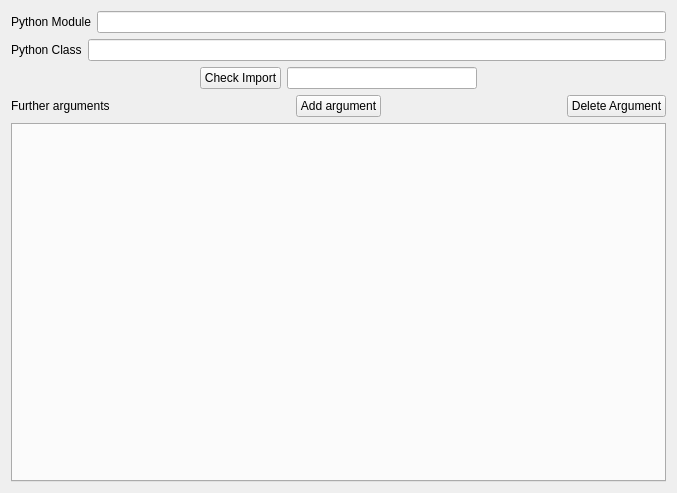
<?xml version="1.0" encoding="UTF-8"?>
<ui version="4.0">
 <class>Form</class>
 <widget class="QWidget" name="Form">
  <property name="geometry">
   <rect>
    <x>0</x>
    <y>0</y>
    <width>677</width>
    <height>493</height>
   </rect>
  </property>
  <property name="windowTitle">
   <string>Form</string>
  </property>
  <layout class="QVBoxLayout" name="verticalLayout">
   <item>
    <layout class="QHBoxLayout" name="horizontalLayout">
     <item>
      <widget class="QLabel" name="label">
       <property name="text">
        <string>Python Module</string>
       </property>
      </widget>
     </item>
     <item>
      <widget class="QLineEdit" name="module_edit_line"/>
     </item>
    </layout>
   </item>
   <item>
    <layout class="QHBoxLayout" name="horizontalLayout_2">
     <item>
      <widget class="QLabel" name="label_2">
       <property name="text">
        <string>Python Class</string>
       </property>
      </widget>
     </item>
     <item>
      <widget class="QLineEdit" name="class_edit_line"/>
     </item>
    </layout>
   </item>
   <item>
    <layout class="QHBoxLayout" name="horizontalLayout_4">
     <item>
      <spacer name="horizontalSpacer_3">
       <property name="orientation">
        <enum>Qt::Horizontal</enum>
       </property>
       <property name="sizeHint" stdset="0">
        <size>
         <width>40</width>
         <height>20</height>
        </size>
       </property>
      </spacer>
     </item>
     <item>
      <widget class="QPushButton" name="check_import_button">
       <property name="text">
        <string>Check Import</string>
       </property>
      </widget>
     </item>
     <item>
      <widget class="QLineEdit" name="lineEdit"/>
     </item>
     <item>
      <spacer name="horizontalSpacer_4">
       <property name="orientation">
        <enum>Qt::Horizontal</enum>
       </property>
       <property name="sizeHint" stdset="0">
        <size>
         <width>40</width>
         <height>20</height>
        </size>
       </property>
      </spacer>
     </item>
    </layout>
   </item>
   <item>
    <layout class="QHBoxLayout" name="horizontalLayout_3">
     <item>
      <widget class="QLabel" name="label_3">
       <property name="text">
        <string>Further arguments</string>
       </property>
      </widget>
     </item>
     <item>
      <spacer name="horizontalSpacer">
       <property name="orientation">
        <enum>Qt::Horizontal</enum>
       </property>
       <property name="sizeHint" stdset="0">
        <size>
         <width>40</width>
         <height>20</height>
        </size>
       </property>
      </spacer>
     </item>
     <item>
      <widget class="QPushButton" name="add_argument_button">
       <property name="text">
        <string>Add argument</string>
       </property>
      </widget>
     </item>
     <item>
      <spacer name="horizontalSpacer_2">
       <property name="orientation">
        <enum>Qt::Horizontal</enum>
       </property>
       <property name="sizeHint" stdset="0">
        <size>
         <width>40</width>
         <height>20</height>
        </size>
       </property>
      </spacer>
     </item>
     <item>
      <widget class="QPushButton" name="delete_argument_button">
       <property name="text">
        <string>Delete Argument</string>
       </property>
      </widget>
     </item>
    </layout>
   </item>
   <item>
    <widget class="QTabWidget" name="arguments_tab"/>
   </item>
  </layout>
 </widget>
 <resources/>
 <connections/>
</ui>
